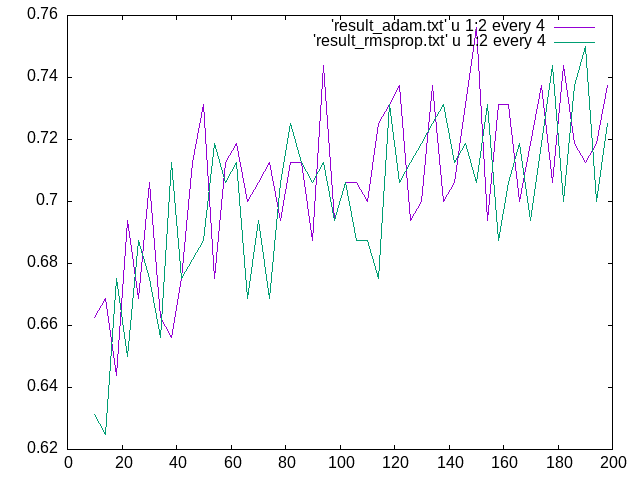

Write the gnuplot code that produced this figure.
set term png
set output "result.png"
plot 'result_adam.txt' u 1:2 every 4 w l, 'result_rmsprop.txt' u 1:2 every 4 w l,
